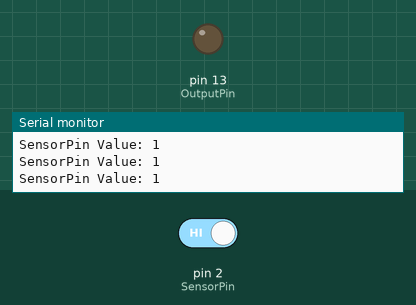
Bench run of a sketch on a simulated Arduino Uno, built with avr-gcc and run on an emulated ATmega328P. On the bench: output pins drawn as LEDs (lit = HIGH), the last lines printed to the serial monitor. The inputs (shaded band) are chosen by the test bench; at power-on: pin 2 (SensorPin) HIGH.

Above: at 1.2 s.
1.3 s: pin 2 (SensorPin) driven LOW
At 1.7 s:
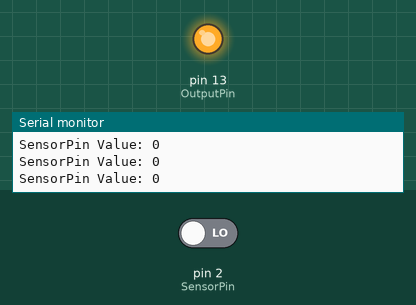
2.8 s: pin 2 (SensorPin) driven HIGH
At 3.9 s:
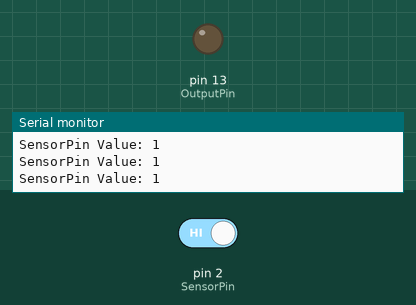
Timing chart, 0 to 5.8 s (numbered marks = the images above; inputs shaded):
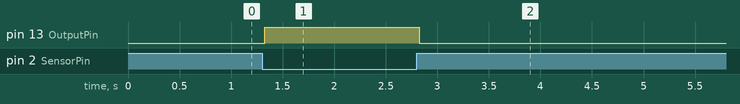

The sketch:

IR_Sensor.ino
```cpp
/*** www.arduinopoint.com ***/
/*** Arduino with IR Sensor ***/

int SensorPin = 2;
int OutputPin = 13;

void setup() {
  pinMode(OutputPin, OUTPUT);
  pinMode(SensorPin, INPUT);
  Serial.begin(9600);
}

void loop() {
  int SensorValue = digitalRead(SensorPin);

  Serial.print("SensorPin Value: ");
  Serial.println(SensorValue);
  //delay(1000);
   if (SensorValue==LOW){ // LOW MEANS Object Detected
    digitalWrite(OutputPin, HIGH);
  }
  else
  {
    digitalWrite(OutputPin, LOW);
  }
}
```

Measured:
- after the input at 1.3 s, pin 13 (OutputPin): LOW → HIGH at once
- after the input at 2.8 s, pin 13 (OutputPin): HIGH → LOW at once
